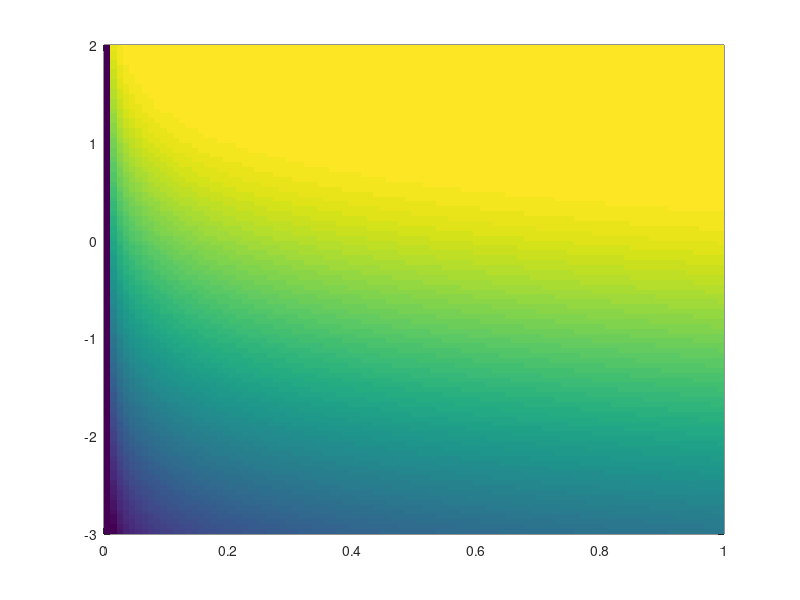

Write MATLAB code to recreate this figure. (Note: this script raises an error after producing the figure.)
%% test readsnapshot, dependence of protein content on degradation rate

% func = @(Jp,k,t) Jp.*(1-exp(-k*t))./k;
func = @(Jp,k,t) Jp.*(1-exp(-k*t));


%%
tvals = linspace(0,1,100);
kvals = logspace(-3,2,101)';
Jp = 1;
fluxout = func(Jp,kvals,tvals);
%%
pcolor(tvals,log10(kvals),log10(fluxout))
% pcolor(tvals,kvals,fluxout)
shading flat
plot_cleanup
xlabel('time')
ylabel('decay rate')
colorbar('TickLabelInterpreter','latex')
%%
semilogx(kvals,fluxout(:,end))
plot_cleanup
xlim([min(kvals),max(kvals)])
